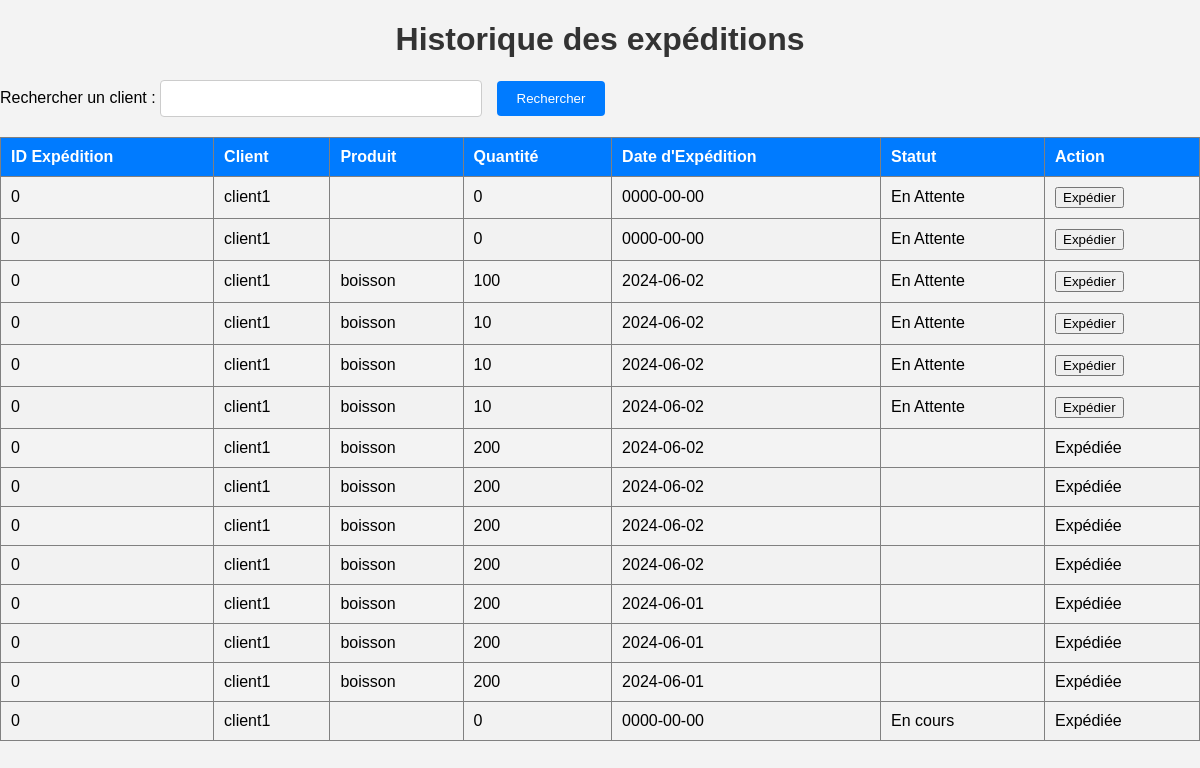
The page /liste_expedition.php on the database its author committed.
### tables this page shows
CREATE TABLE IF NOT EXISTS `expedition` (
  `id` int(11) NOT NULL AUTO_INCREMENT,
  `id_exp` int(11) NOT NULL,
  `client` varchar(255) NOT NULL,
  `produit` varchar(255) NOT NULL,
  `quantite` int(11) NOT NULL,
  `date_exp` date NOT NULL,
  `statut` varchar(50) DEFAULT NULL,
  PRIMARY KEY (`id`)
);

### liste_expedition.php (the view, shortened to what this page needs)
<!DOCTYPE html>
<html lang="fr">
<head>
    <link rel="stylesheet" href="styles.css">
</head>
<body>
    <h1>Historique des expéditions</h1>
    <form method="GET">
        <label for="searchClient">Rechercher un client :</label>
        <input type="text" id="searchClient" name="searchClient">
        <button type="submit">Rechercher</button>
    </form>
    <table border="1">
        <thead>
            <tr>
                <th>ID Expédition</th>
                <th>Client</th>
                <th>Produit</th>
                <th>Quantité</th>
                <th>Date d'Expédition</th>
                <th>Statut</th>
                <th>Action</th>
            </tr>
        </thead>
        <tbody>
            <?php
            $servername = "localhost";
            $username = "root";
            $password = "";
            $dbname = "gestion_stock";
            $conn = new mysqli($servername, $username, $password, $dbname);
            $sql = "SELECT id_exp, client, produit, quantite, date_exp, statut FROM expedition";
            $result = $conn->query($sql);
            if ($result && $result->num_rows > 0) {
                while ($row = $result->fetch_assoc()) {
                    echo "<tr>
                        <td>{$row['id_exp']}</td>
                        <td>{$row['client']}</td>
                        <td>{$row['produit']}</td>
                        <td>{$row['quantite']}</td>
                        <td>{$row['date_exp']}</td>
                        <td>{$row['statut']}</td>
                        <td>";
                    if ($row['statut'] === 'En Attente') {
                        echo "<button onclick=\"expedierExpedition({$row['id_exp']})\">Expédier</button>";
                    } else {
                        echo "Expédiée";
                    }
                    echo "</td></tr>";
                }
            } else {
                echo "<tr><td colspan='7'>Aucune expédition trouvée</td></tr>";
            }
            ?>
        </tbody>
    </table>
</body>
</html>

### styles.css (style rules this page uses)
body { font-family: Arial, sans-serif; background-color: #f3f3f3; margin: 0; padding: 0; }
h1, h2 { text-align: center; color: #333; }
form { margin-bottom: 20px; }
input[type="text"] { width: 300px; padding: 10px; border: 1px solid #ccc; border-radius: 4px; margin-right: 10px; }
button[type="submit"] { padding: 10px 20px; background-color: #007bff; color: #fff; border: none; border-radius: 4px; cursor: pointer; }
table { width: 100%; border-collapse: collapse; }
th, td { padding: 10px; text-align: left; }
th { background-color: #007bff; color: #fff; }
tr:nth-child(even) { background-color: #f2f2f2; }

### rows shown on the page
expedition: id_exp "0", client "client1", quantite "0", date_exp "0000-00-00", statut "En Attente"
expedition: id_exp "0", client "client1", quantite "0", date_exp "0000-00-00", statut "En Attente"
expedition: id_exp "0", client "client1", produit "boisson", quantite "100", date_exp "2024-06-02", statut "En Attente"
expedition: id_exp "0", client "client1", produit "boisson", quantite "10", date_exp "2024-06-02", statut "En Attente"
expedition: id_exp "0", client "client1", produit "boisson", quantite "10", date_exp "2024-06-02", statut "En Attente"
expedition: id_exp "0", client "client1", produit "boisson", quantite "10", date_exp "2024-06-02", statut "En Attente"
expedition: id_exp "0", client "client1", produit "boisson", quantite "200", date_exp "2024-06-02", statut "Expédiée"
expedition: id_exp "0", client "client1", produit "boisson", quantite "200", date_exp "2024-06-02", statut "Expédiée"
expedition: id_exp "0", client "client1", produit "boisson", quantite "200", date_exp "2024-06-02", statut "Expédiée"
expedition: id_exp "0", client "client1", produit "boisson", quantite "200", date_exp "2024-06-02", statut "Expédiée"
expedition: id_exp "0", client "client1", produit "boisson", quantite "200", date_exp "2024-06-01", statut "Expédiée"
expedition: id_exp "0", client "client1", produit "boisson", quantite "200", date_exp "2024-06-01", statut "Expédiée"
expedition: id_exp "0", client "client1", produit "boisson", quantite "200", date_exp "2024-06-01", statut "Expédiée"
expedition: id_exp "0", client "client1", quantite "0", date_exp "0000-00-00", statut "En cours", shows "Expédiée"
